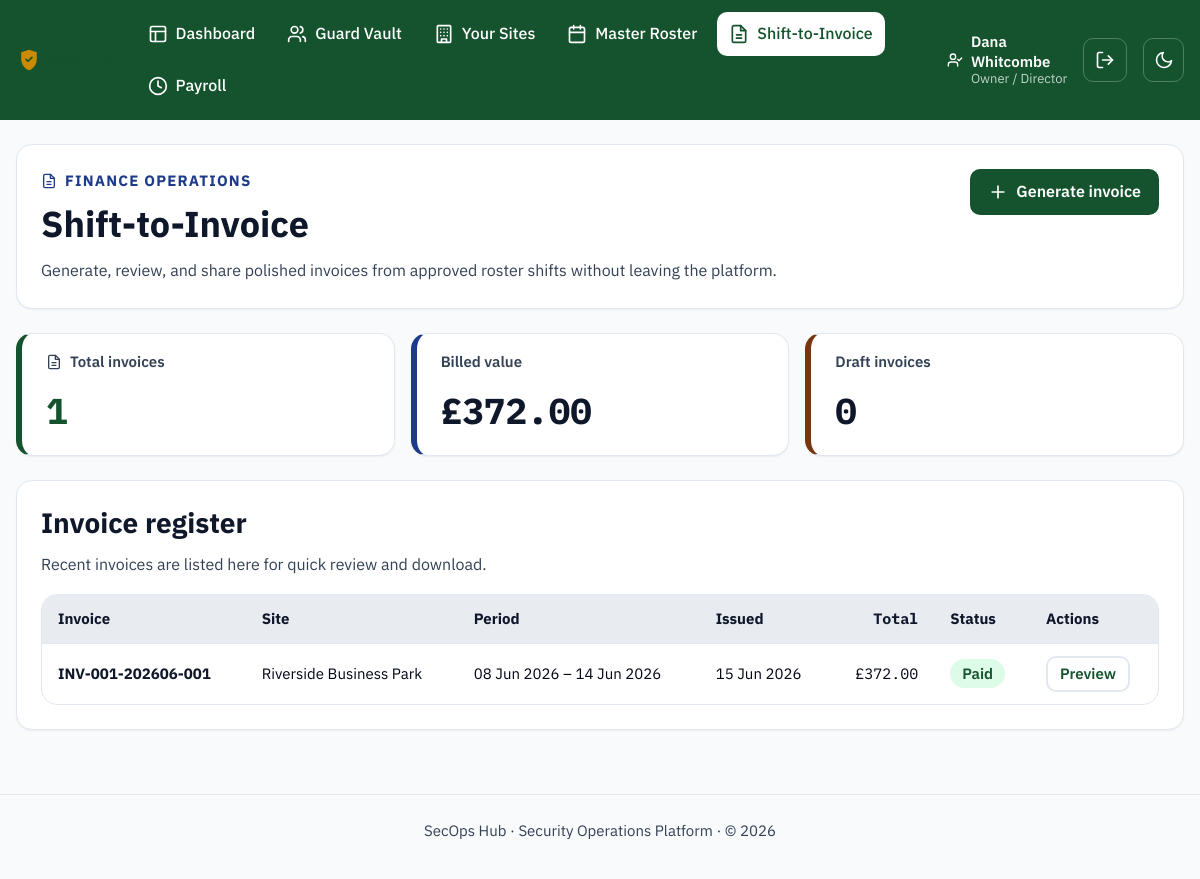
Page /invoices/ (signed in) on the committed database.
### models.py (models this page shows, shortened)
class User(UserMixin, db.Model):
    __tablename__ = "users"
    id = db.Column(db.Integer, primary_key=True)
    name = db.Column(db.String(120), nullable=False)
    email = db.Column(db.String(120), unique=True, nullable=False)
    password_hash = db.Column(db.String(255), nullable=False)
    role = db.Column(db.String(30), nullable=False)
    language = db.Column(db.String(10), default="en", nullable=False)
    is_active_account = db.Column(db.Boolean, default=True, nullable=False)
    mfa_secret = db.Column(db.String(32))
    mfa_enabled = db.Column(db.Boolean, default=False, nullable=False)
    guard_id = db.Column(db.Integer, db.ForeignKey("guards.id"), nullable=True)
    created_at = db.Column(db.DateTime, default=datetime.utcnow)
    last_login_at = db.Column(db.DateTime)
    guard = db.relationship("Guard")
    @property
    def role_label(self):
        return ROLE_LABELS.get(self.role, self.role)
    @property
    def is_frontline(self):
        return self.role in FRONTLINE_ROLES

class Invoice(db.Model):
    __tablename__ = "invoices"
    id = db.Column(db.Integer, primary_key=True)
    invoice_number = db.Column(db.String(30), unique=True, nullable=False)
    site_id = db.Column(db.Integer, db.ForeignKey("sites.id"), nullable=False)
    period_start = db.Column(db.Date, nullable=False)
    period_end = db.Column(db.Date, nullable=False)
    issue_date = db.Column(db.Date, default=date.today, nullable=False)
    status = db.Column(db.String(20), default="draft", nullable=False)
    total_amount = db.Column(db.Numeric(10, 2), default=0)
    site = db.relationship("Site", back_populates="invoices")
    shifts = db.relationship("Shift", back_populates="invoice")

class Site(db.Model):
    __tablename__ = "sites"
    id = db.Column(db.Integer, primary_key=True)
    name = db.Column(db.String(120), nullable=False)
    client_name = db.Column(db.String(120), nullable=False)
    address = db.Column(db.String(255))
    site_manager = db.Column(db.String(120))
    pay_rate_default = db.Column(db.Numeric(8, 2), default=0)
    bill_rate_default = db.Column(db.Numeric(8, 2), default=0)
    billing_rate = db.Column(db.Numeric(8, 2), default=18.00, nullable=False)
    is_active = db.Column(db.Boolean, default=True, nullable=False)
    created_at = db.Column(db.DateTime, default=datetime.utcnow)
    shifts = db.relationship("Shift", back_populates="site")
    invoices = db.relationship("Invoice", back_populates="site")

### blueprints/invoices.py (the view)
@invoices_bp.route("/")
def list_invoices():
    invoices = Invoice.query.order_by(Invoice.issue_date.desc()).all()
    return render_template("invoices/list.html", invoices=invoices)

### blueprints/invoices.py (called while the page is built)
@invoices_bp.before_request
@login_required
def _restrict_to_finance_roles():
    if current_user.role not in FINANCE_ROLES:
        abort(403)

### i18n.py (called while the page is built, shortened)
def _load(lang):
    if lang in _cache:
        return _cache[lang]

def translate(key, lang=DEFAULT_LANGUAGE):
    strings = _load(lang)
    if key in strings:
        return strings[key]
    if lang != DEFAULT_LANGUAGE:
        return _load(DEFAULT_LANGUAGE).get(key, key)
    return key

### templates/invoices/list.html (shortened to what this page needs)
{% extends "base.html" %}
{% from "_icons.html" import icon_invoice, icon_plus %}
{% block content %}
  <section class="card invoice-hero">
    <div class="invoice-hero__content">
      <p class="invoice-hero__eyebrow">{{ icon_invoice("icon icon--sm") }} Finance operations</p>
      <h1>Shift-to-Invoice</h1>
      <p class="page-header__meta">Generate, review, and share polished invoices from approved roster shifts without leaving the platform.</p>
    </div>
    <div class="invoice-hero__actions">
      <a class="btn btn-primary" href="{{ url_for('invoices.generate') }}">{{ icon_plus() }} Generate invoice</a>
    </div>
  </section>
  {% if invoices %}
    {% set total_amount = invoices | map(attribute='total_amount') | sum %}
    {% set pending_count = invoices | selectattr('status', 'equalto', 'draft') | list | length %}
    <div class="invoice-summary-grid">
      <div class="stat-card stat-card--success">
        <div class="stat-card__label">{{ icon_invoice("icon icon--sm") }} Total invoices</div>
        <div class="stat-card__value">{{ invoices|length }}</div>
      </div>
      <div class="stat-card">
        <div class="stat-card__label">Billed value</div>
        <div class="stat-card__value">£{{ '%.2f'|format(total_amount) }}</div>
      </div>
      <div class="stat-card stat-card--warning">
        <div class="stat-card__label">Draft invoices</div>
        <div class="stat-card__value">{{ pending_count }}</div>
      </div>
    </div>
    <section class="card invoice-list-section">
      <div class="card__header">
        <div>
          <h2>Invoice register</h2>
          <p class="page-header__meta">Recent invoices are listed here for quick review and download.</p>
        </div>
      </div>
      <div class="table-wrapper">
        <table>
          <thead>
            <tr>
              <th scope="col">Invoice</th>
              <th scope="col">Site</th>
              <th scope="col">Period</th>
              <th scope="col">Issued</th>
              <th scope="col" class="numeric">Total</th>
              <th scope="col">Status</th>
              <th scope="col">Actions</th>
            </tr>
          </thead>
          <tbody>
            {% for invoice in invoices %}
              <tr>
                <td><a class="invoice-table-link" href="{{ url_for('invoices.detail', invoice_id=invoice.id) }}">{{ invoice.invoice_number }}</a></td>
                <td>{{ invoice.site.name }}</td>
                <td>{{ invoice.period_start.strftime('%d %b %Y') }} &ndash; {{ invoice.period_end.strftime('%d %b %Y') }}</td>
                <td>{{ invoice.issue_date.strftime('%d %b %Y') }}</td>
                <td class="numeric">£{{ '%.2f'|format(invoice.total_amount) }}</td>
                <td><span class="badge badge--{{ invoice.status }}">{{ invoice.status|capitalize }}</span></td>
                <td><a class="btn btn-secondary btn-sm" href="{{ url_for('invoices.print_preview', invoice_id=invoice.id) }}">Preview</a></td>
              </tr>
            {% endfor %}
          </tbody>
        </table>
      </div>
    </section>
  {% else %}
    <div class="card empty-state">
      {{ icon_invoice() }}
      <p>No invoices generated yet. Mark roster shifts as complete, then generate an invoice for the billing period.</p>
      <a class="btn btn-primary" href="{{ url_for('invoices.generate') }}">{{ icon_plus("icon icon--sm") }} Generate invoice</a>
    </div>
  {% endif %}
{% endblock %}

### templates/base.html (shortened to what this page needs)
<!doctype html>
<html lang="en">
<head>
  <link rel="stylesheet" href="{{ url_for('static', filename='css/styles.css') }}">
</head>
<body class="{% block body_class %}{% endblock %}">
  {% from "_icons.html" import icon_shield, icon_layout, icon_users, icon_building, icon_invoice, icon_sun, icon_moon, icon_log_out, icon_user_check, icon_clock, icon_calendar %}
  <header class="app-header">
    <div class="app-header__inner">
      <a class="app-header__brand" href="{{ url_for('dashboard') }}">
        <img class="app-header__logo" src="{{ url_for('static', filename='img/logo.svg') }}" alt="SecOps Hub" height="28">
      </a>
      {% if current_user.is_authenticated %}
        <nav class="app-nav" aria-label="Primary">
          {% if not current_user.is_frontline %}
            <a href="{{ url_for('dashboard') }}" {% if request.endpoint == 'dashboard' %}aria-current="page"{% endif %}>
              {{ icon_layout() }} {{ t('nav.dashboard') }}
            </a>
          {% endif %}
          {% if current_user.role in ('owner', 'ops_manager', 'hr_compliance') %}
            <a href="{{ url_for('guards.list_guards') }}" {% if request.endpoint and request.endpoint.startswith('guards.') %}aria-current="page"{% endif %}>
              {{ icon_users() }} {{ t('nav.guards') }}
            </a>
          {% endif %}
          {% if current_user.role in ('owner', 'ops_manager', 'supervisor') %}
            <a href="{{ url_for('sites.list_sites') }}" {% if request.endpoint and request.endpoint.startswith('sites.') %}aria-current="page"{% endif %}>
              {{ icon_building() }} {{ t('nav.sites') }}
            </a>
            <a href="{{ url_for('roster.master') }}" {% if request.endpoint and request.endpoint.startswith('roster.') %}aria-current="page"{% endif %}>
              {{ icon_calendar() }} {{ t('nav.roster') }}
            </a>
          {% endif %}
          {% if current_user.role in ('owner', 'ops_manager') %}
            <a href="{{ url_for('invoices.list_invoices') }}" {% if request.endpoint and request.endpoint.startswith('invoices.') %}aria-current="page"{% endif %}>
              {{ icon_invoice() }} {{ t('nav.invoices') }}
            </a>
          {% endif %}
          {% if current_user.role in ('owner', 'hr_compliance') %}
            <a href="{{ url_for('payroll.overview') }}" {% if request.endpoint and request.endpoint.startswith('payroll.') %}aria-current="page"{% endif %}>
              {{ icon_clock() }} {{ t('nav.payroll') }}
            </a>
          {% endif %}
        </nav>
        <div class="app-header__session">
          <span class="app-header__user">
            {{ icon_user_check("icon icon--sm") }}
            <span>
              <strong>{{ current_user.name }}</strong>
              <small>{{ current_user.role_label }}</small>
            </span>
          </span>
          <form method="post" action="{{ url_for('auth.logout') }}">
            <button type="submit" class="theme-toggle" aria-label="{{ t('nav.logout') }}" title="{{ t('nav.logout') }}">
              {{ icon_log_out() }}
            </button>
          </form>
        </div>
      {% endif %}
      <button type="button" id="theme-toggle" class="theme-toggle" aria-pressed="false" aria-label="Switch to dark mode">
        {{ icon_moon("icon icon-moon") }}
      </button>
    </div>
  </header>
  <main id="main-content" class="app-main">
    {% with messages = get_flashed_messages(with_categories=true) %}
      {% if messages %}
          {% for category, message in messages %}
              {% if category == 'error' %}
                {% from "_icons.html" import icon_x_circle %}
              {% else %}
                {% from "_icons.html" import icon_check_circle %}
              {% endif %}
          {% endfor %}
      {% endif %}
    {% endwith %}
    {% block content %}{% endblock %}
  </main>
  <footer class="app-footer">
    <p>SecOps Hub &middot; Security Operations Platform &middot; &copy; {{ current_year }}</p>
  </footer>
</body>
</html>

### rows in the picture
User: name "Dana Whitcombe", role_label "Owner / Director"
Invoice: invoice_number "INV-001-202606-001", site.name "Riverside Business Park", period_start "08 Jun 2026", period_end "14 Jun 2026", issue_date "15 Jun 2026", total_amount "372.00", status "Paid"

### other values in the picture
{{ t('nav.dashboard') }} "Dashboard"
{{ t('nav.guards') }} "Guard Vault"
{{ t('nav.sites') }} "Your Sites"
{{ t('nav.roster') }} "Master Roster"
{{ t('nav.invoices') }} "Shift-to-Invoice"
{{ t('nav.payroll') }} "Payroll"
{{ invoices|length }} "1"
{{ '%.2f'|format(total_amount) }} "372.00"
{{ pending_count }} "0"
